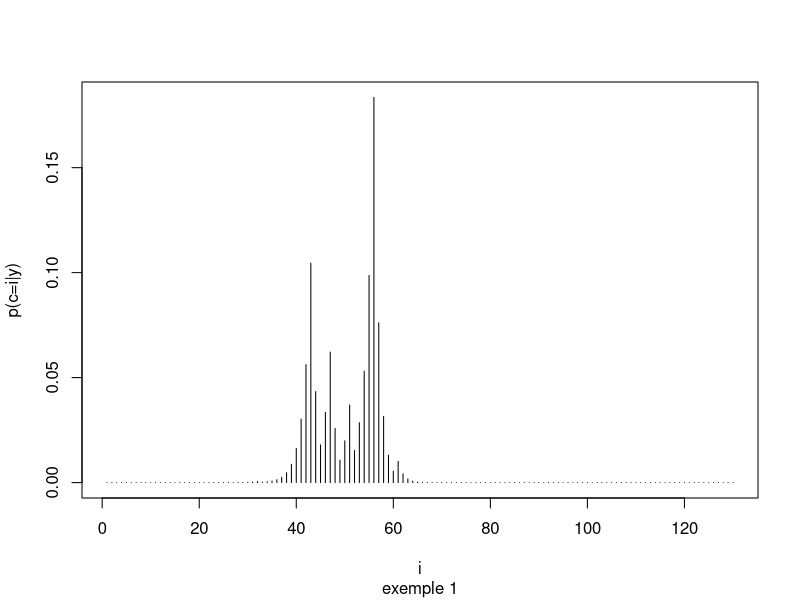
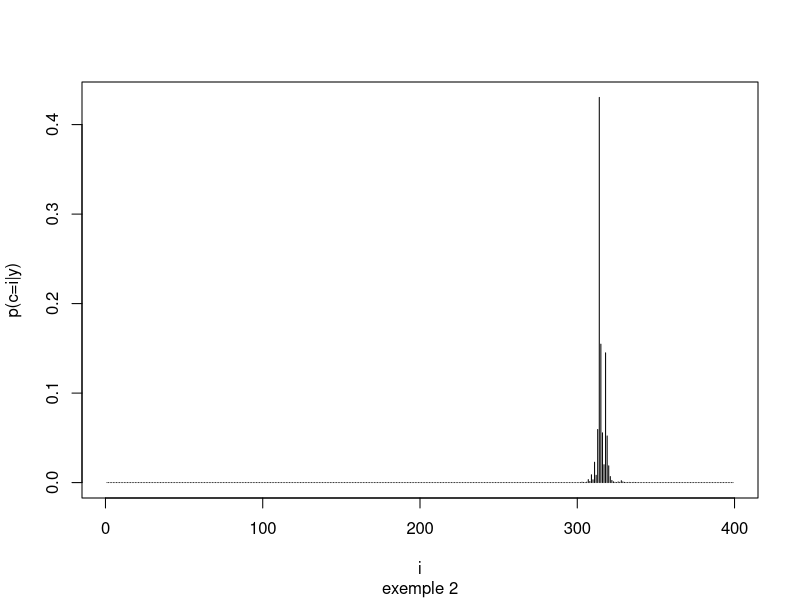

Recreate these plots in R, in order.
## ---- chunk 1
#entrée : vecteur y de taille n, theta1, theta2
#sortie : vecteur des p(c|y) de taille n
calcul_pc <- function(y, theta1, theta2){
    p_c = c(1)
    n = length(y)
    if (theta2 == 0){ #on évite les cas ou theta2 = 0 ou 1 (division par 0)
      rapport_theta_0 = theta1/0.0001
    }
    else{
      rapport_theta_0 = theta1/theta2
    }
    
    if (theta2 == 1){
      rapport_theta_1 = theta1/0.0001
    }
    else{
      rapport_theta_1 = (1 - theta1) / (1 - theta2)
    }
    
    #on calcule les rapports :
    #initialisation
    if (y[1] == 1){
        p_actuel = rapport_theta_0
    }
    else{
        p_actuel = rapport_theta_1
    }
    p_c = c(p_c, p_actuel)
    
    #iteration
    for (i in 3:n){
        if (y[i-1] == 1){
            p_actuel = p_actuel * rapport_theta_0
        }
        else{
            p_actuel = p_actuel * rapport_theta_1
        }
        p_c = c(p_c, p_actuel)
        
    }
    
    #on calcule p(c=1)
    p_c_1 = 1 / (sum(p_c)) #et non 1 + somme car on a initialisé p(c=1) a 1.
    
    #on multiplie tout le vecteur par p(c=1|y) :
    p_c = p_c_1 * p_c
    return(p_c)
}

## ---- chunk 2
#On simule c à partir de theta1, theta2, y grace à l'algorithme de rejet

simulation_c <- function(y, theta1, theta2){
  n = length(y)
  p_c = calcul_pc(y, theta1, theta2)
  
  #initialisation
  c_simule = sample(1:n, 1)
  x = runif(1)
  
  #boucle
  while(x > p_c[c_simule]){
    c_simule = sample(1:n, 1)
    x = runif(1)
  }
  return(c_simule)
}

## ---- chunk 3
#On simule des valeurs de theta a partir de c avec la loi beta

simulation_theta <- function(y,c){
  n = length(y)
  nb_1_avant_c = sum(y[1:c-1])
  nb_1_apres_c = sum(y[c:n])
  
  theta1 = rbeta(1, nb_1_avant_c + 1, c - nb_1_avant_c)
  theta2 = rbeta(1, nb_1_apres_c + 1, (n - c) + 1 - nb_1_apres_c)

  return(c(theta1, theta2))
}
## ---- chunk 4

gibbs <-function(y) {
  #On choisit des theta1, theta2 quelconques
  theta1 = 0.5 #runif(1)
  theta2 = 0.5 #runif(1)
  
  c = simulation_c(y, theta1, theta2)
  
  for (i in 1:2000){
    theta = simulation_theta(y, c)
    theta1 = theta[1]
    theta2 = theta[2]
    c = simulation_c(y, theta1, theta2)
  }
  
  #On fait une dernière itération
  theta = simulation_theta(y, c)
  theta1 = theta[1]
  theta2 = theta[2]
  
  #on récupère les probabilités de c=i pour tout i
  pc = calcul_pc(y, theta1, theta2)
  
  c = simulation_c(y, theta1, theta2)
  return(list(pc, theta1, theta2, c))
}
## ---- chunk 5
quartile <- function(y) {
  n = length(y)
  acc = 0
  premier_quartile_fait = FALSE
  quartiles = c()
  
  for (i in 1:n){
    acc = acc + y[i]
    if (acc > 0.25 && !premier_quartile_fait){
      premier_quartile_fait = TRUE
      quartiles = c(quartiles, i-1)
    }
    if (acc > 0.75){
      quartiles = c(quartiles, i)
      return(quartiles)
    } 
  }
}
## ---- chunk 6
#On importe les données
echantillon1 = scan("echantillon1.txt")
echantillon2 = scan("echantillon2.txt")
## ---- chunk 7
affiche_resultats <- function(y, nom){
  a = gibbs(y)
  #affichage des probabilités de c=i pour tout i
  pc <- a[[1]]
  plot(pc, type = "h", xlab = "i", sub = nom, ylab = "p(c=i|y)")
  
  #on récupère theta1, theta 2, c
  theta1 = a[[2]]
  theta2 = a[[3]]
  c = a[[4]]
  
  #on calcule les bornes de l'intervalle centré dans lequel c à 50% de chances de se trouver
  quartiles = quartile(pc)
  premier_quartile = quartiles[1]
  troisieme_quartile = quartiles[2]
  
  #on affiche le tout dans un joli tableau
  tableau = data.frame(theta1, theta2, c, premier_quartile, troisieme_quartile, row.names = nom)

  tableau

}
affiche_resultats(echantillon1, "exemple 1")
affiche_resultats(echantillon2, "exemple 2")
